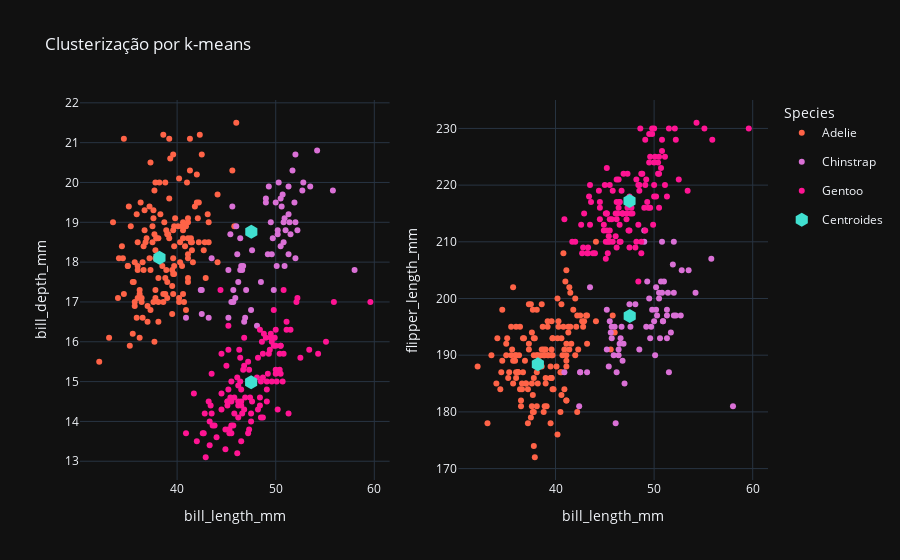

The code cell stored with this chart in its notebook:
### Markdown cell above
# 5 - Construa pelo 2 matriz de dispersão como realizada em aula indicando os pontos e centroides.

**Comece usando x='bill_length_mm' e y='bill_depth_mm' para analisar o primeiro gráfico e em seguida escolha outras variaveis para o segundo.**

### Code cell
df_clusters = pd.DataFrame({
    'bill_length_mm': penguins['bill_length_mm'],
    'bill_depth_mm': penguins['bill_depth_mm'],
    'body_mass_g': penguins['body_mass_g'],
    'flipper_length_mm': penguins['flipper_length_mm'],
    'cluster': k_means_penguins.labels_
})

custom_colors = {0:'orchid',
                 1: 'deeppink',
                 2: 'tomato'}

df_clusters['color'] = df_clusters['cluster'].map(custom_colors)
df_clusters['species'] = penguins['species']

unique_species = df_clusters['species'].unique()

fig = make_subplots(rows=1, cols = 2)

for species in unique_species:
    df_species = df_clusters[df_clusters['species'] == species]
    color_name = df_species['color'].iloc[0]
    fig.add_traces(go.Scatter(x =df_species['bill_length_mm'],
                          y= df_species['bill_depth_mm'],
                          mode = 'markers',
                          marker=dict(color = color_name),
                              name = species,
                              legendgroup = species
                          ),
               rows=1, cols=1)
    fig.add_traces(go.Scatter(x =df_species['bill_length_mm'],
                          y= df_species['flipper_length_mm'],
                          mode = 'markers',
                          marker=dict(color = color_name),
                              showlegend=False
                          ),
               rows=1, cols=2)



fig.add_traces(go.Scatter(x = ctr_orig[:,0],
                          y= ctr_orig[:,1],
                          mode = 'markers',
                          marker = dict(symbol = 'hexagon',
                                        size = 14,
                                        color = 'turquoise'),
                          name = 'Centroides'),
               rows=1, cols=1)

fig.add_traces(go.Scatter(x = ctr_orig[:,0],
                          y= ctr_orig[:,2],
                          mode = 'markers',
                          marker = dict(symbol = 'hexagon',
                                        size = 14,
                                        color = 'turquoise'),
                          name = 'Centroides',
                          showlegend=False),
               rows=1, cols=2)


fig.update_layout(title_text= 'Clusterização por k-means',
                  xaxis_title = 'bill_length_mm',
                  xaxis2_title = 'bill_length_mm',
                  yaxis_title = 'bill_depth_mm',
                  yaxis2_title = 'flipper_length_mm',
                  legend_title = 'Species')

### Figure 1 — Plotly figure (JSON) as saved in the notebook; plotly's stock layout.template omitted (floating-point values rounded to 4 significant figures; data arrays with more than 128 entries replaced by an {"elided": "..."} marker saying what was removed)
{"data": [{"legendgroup": "Adelie", "marker": {"color": "tomato"}, "mode": "markers", "name": "Adelie", "x": {"elided": "151 float values"}, "y": {"elided": "151 float values"}, "type": "scatter", "xaxis": "x", "yaxis": "y"}, {"marker": {"color": "tomato"}, "mode": "markers", "showlegend": false, "x": {"elided": "151 float values"}, "y": {"elided": "151 float values"}, "type": "scatter", "xaxis": "x2", "yaxis": "y2"}, {"legendgroup": "Chinstrap", "marker": {"color": "orchid"}, "mode": "markers", "name": "Chinstrap", "x": [46.5, 50.0, 51.3, 45.4, 52.7, 45.2, 46.1, 51.3, 46.0, 51.3, 46.6, 51.7, 47.0, 52.0, 45.9, 50.5, 50.3, 58.0, 46.4, 49.2, 42.4, 48.5, 43.2, 50.6, 46.7, 52.0, 50.5, 49.5, 46.4, 52.8, 40.9, 54.2, 42.5, 51.0, 49.7, 47.5, 47.6, 52.0, 46.9, 53.5, 49.0, 46.2, 50.9, 45.5, 50.9, 50.8, 50.1, 49.0, 51.5, 49.8, 48.1, 51.4, 45.7, 50.7, 42.5, 52.2, 45.2, 49.3, 50.2, 45.6, 51.9, 46.8, 45.7, 55.8, 43.5, 49.6, 50.8, 50.2], "y": [17.9, 19.5, 19.2, 18.7, 19.8, 17.8, 18.2, 18.2, 18.9, 19.9, 17.8, 20.3, 17.3, 18.1, 17.1, 19.6, 20.0, 17.8, 18.6, 18.2, 17.3, 17.5, 16.6, 19.4, 17.9, 19.0, 18.4, 19.0, 17.8, 20.0, 16.6, 20.8, 16.7, 18.8, 18.6, 16.8, 18.3, 20.7, 16.6, 19.9, 19.5, 17.5, 19.1, 17.0, 17.9, 18.5, 17.9, 19.6, 18.7, 17.3, 16.4, 19.0, 17.3, 19.7, 17.3, 18.8, 16.6, 19.9, 18.8, 19.4, 19.5, 16.5, 17.0, 19.8, 18.1, 18.2, 19.0, 18.7], "type": "scatter", "xaxis": "x", "yaxis": "y"}, {"marker": {"color": "orchid"}, "mode": "markers", "showlegend": false, "x": [46.5, 50.0, 51.3, 45.4, 52.7, 45.2, 46.1, 51.3, 46.0, 51.3, 46.6, 51.7, 47.0, 52.0, 45.9, 50.5, 50.3, 58.0, 46.4, 49.2, 42.4, 48.5, 43.2, 50.6, 46.7, 52.0, 50.5, 49.5, 46.4, 52.8, 40.9, 54.2, 42.5, 51.0, 49.7, 47.5, 47.6, 52.0, 46.9, 53.5, 49.0, 46.2, 50.9, 45.5, 50.9, 50.8, 50.1, 49.0, 51.5, 49.8, 48.1, 51.4, 45.7, 50.7, 42.5, 52.2, 45.2, 49.3, 50.2, 45.6, 51.9, 46.8, 45.7, 55.8, 43.5, 49.6, 50.8, 50.2], "y": [192.0, 196.0, 193.0, 188.0, 197.0, 198.0, 178.0, 197.0, 195.0, 198.0, 193.0, 194.0, 185.0, 201.0, 190.0, 201.0, 197.0, 181.0, 190.0, 195.0, 181.0, 191.0, 187.0, 193.0, 195.0, 197.0, 200.0, 200.0, 191.0, 205.0, 187.0, 201.0, 187.0, 203.0, 195.0, 199.0, 195.0, 210.0, 192.0, 205.0, 210.0, 187.0, 196.0, 196.0, 196.0, 201.0, 190.0, 212.0, 187.0, 198.0, 199.0, 201.0, 193.0, 203.0, 187.0, 197.0, 191.0, 203.0, 202.0, 194.0, 206.0, 189.0, 195.0, 207.0, 202.0, 193.0, 210.0, 198.0], "type": "scatter", "xaxis": "x2", "yaxis": "y2"}, {"legendgroup": "Gentoo", "marker": {"color": "deeppink"}, "mode": "markers", "name": "Gentoo", "x": [46.1, 50.0, 48.7, 50.0, 47.6, 46.5, 45.4, 46.7, 43.3, 46.8, 40.9, 49.0, 45.5, 48.4, 45.8, 49.3, 42.0, 49.2, 46.2, 48.7, 50.2, 45.1, 46.5, 46.3, 42.9, 46.1, 44.5, 47.8, 48.2, 50.0, 47.3, 42.8, 45.1, 59.6, 49.1, 48.4, 42.6, 44.4, 44.0, 48.7, 42.7, 49.6, 45.3, 49.6, 50.5, 43.6, 45.5, 50.5, 44.9, 45.2, 46.6, 48.5, 45.1, 50.1, 46.5, 45.0, 43.8, 45.5, 43.2, 50.4, 45.3, 46.2, 45.7, 54.3, 45.8, 49.8, 46.2, 49.5, 43.5, 50.7, 47.7, 46.4, 48.2, 46.5, 46.4, 48.6, 47.5, 51.1, 45.2, 45.2, 49.1, 52.5, 47.4, 50.0, 44.9, 50.8, 43.4, 51.3, 47.5, 52.1, 47.5, 52.2, 45.5, 49.5, 44.5, 50.8, 49.4, 46.9, 48.4, 51.1, 48.5, 55.9, 47.2, 49.1, 47.3, 46.8, 41.7, 53.4, 43.3, 48.1, 50.5, 49.8, 43.5, 51.5, 46.2, 55.1, 44.5, 48.8, 47.2, 46.8, 50.4, 45.2, 49.9], "y": [13.2, 16.3, 14.1, 15.2, 14.5, 13.5, 14.6, 15.3, 13.4, 15.4, 13.7, 16.1, 13.7, 14.6, 14.6, 15.7, 13.5, 15.2, 14.5, 15.1, 14.3, 14.5, 14.5, 15.8, 13.1, 15.1, 14.3, 15.0, 14.3, 15.3, 15.3, 14.2, 14.5, 17.0, 14.8, 16.3, 13.7, 17.3, 13.6, 15.7, 13.7, 16.0, 13.7, 15.0, 15.9, 13.9, 13.9, 15.9, 13.3, 15.8, 14.2, 14.1, 14.4, 15.0, 14.4, 15.4, 13.9, 15.0, 14.5, 15.3, 13.8, 14.9, 13.9, 15.7, 14.2, 16.8, 14.4, 16.2, 14.2, 15.0, 15.0, 15.6, 15.6, 14.8, 15.0, 16.0, 14.2, 16.3, 13.8, 16.4, 14.5, 15.6, 14.6, 15.9, 13.8, 17.3, 14.4, 14.2, 14.0, 17.0, 15.0, 17.1, 14.5, 16.1, 14.7, 15.7, 15.8, 14.6, 14.4, 16.5, 15.0, 17.0, 15.5, 15.0, 13.8, 16.1, 14.7, 15.8, 14.0, 15.1, 15.2, 15.9, 15.2, 16.3, 14.1, 16.0, 15.7, 16.2, 13.7, 14.3, 15.7, 14.8, 16.1], "type": "scatter", "xaxis": "x", "yaxis": "y"}, {"marker": {"color": "deeppink"}, "mode": "markers", "showlegend": false, "x": [46.1, 50.0, 48.7, 50.0, 47.6, 46.5, 45.4, 46.7, 43.3, 46.8, 40.9, 49.0, 45.5, 48.4, 45.8, 49.3, 42.0, 49.2, 46.2, 48.7, 50.2, 45.1, 46.5, 46.3, 42.9, 46.1, 44.5, 47.8, 48.2, 50.0, 47.3, 42.8, 45.1, 59.6, 49.1, 48.4, 42.6, 44.4, 44.0, 48.7, 42.7, 49.6, 45.3, 49.6, 50.5, 43.6, 45.5, 50.5, 44.9, 45.2, 46.6, 48.5, 45.1, 50.1, 46.5, 45.0, 43.8, 45.5, 43.2, 50.4, 45.3, 46.2, 45.7, 54.3, 45.8, 49.8, 46.2, 49.5, 43.5, 50.7, 47.7, 46.4, 48.2, 46.5, 46.4, 48.6, 47.5, 51.1, 45.2, 45.2, 49.1, 52.5, 47.4, 50.0, 44.9, 50.8, 43.4, 51.3, 47.5, 52.1, 47.5, 52.2, 45.5, 49.5, 44.5, 50.8, 49.4, 46.9, 48.4, 51.1, 48.5, 55.9, 47.2, 49.1, 47.3, 46.8, 41.7, 53.4, 43.3, 48.1, 50.5, 49.8, 43.5, 51.5, 46.2, 55.1, 44.5, 48.8, 47.2, 46.8, 50.4, 45.2, 49.9], "y": [211.0, 230.0, 210.0, 218.0, 215.0, 210.0, 211.0, 219.0, 209.0, 215.0, 214.0, 216.0, 214.0, 213.0, 210.0, 217.0, 210.0, 221.0, 209.0, 222.0, 218.0, 215.0, 213.0, 215.0, 215.0, 215.0, 216.0, 215.0, 210.0, 220.0, 222.0, 209.0, 207.0, 230.0, 220.0, 220.0, 213.0, 219.0, 208.0, 208.0, 208.0, 225.0, 210.0, 216.0, 222.0, 217.0, 210.0, 225.0, 213.0, 215.0, 210.0, 220.0, 210.0, 225.0, 217.0, 220.0, 208.0, 220.0, 208.0, 224.0, 208.0, 221.0, 214.0, 231.0, 219.0, 230.0, 214.0, 229.0, 220.0, 223.0, 216.0, 221.0, 221.0, 217.0, 216.0, 230.0, 209.0, 220.0, 215.0, 223.0, 212.0, 221.0, 212.0, 224.0, 212.0, 228.0, 218.0, 218.0, 212.0, 230.0, 218.0, 228.0, 212.0, 224.0, 214.0, 226.0, 216.0, 222.0, 203.0, 225.0, 219.0, 228.0, 215.0, 228.0, 216.0, 215.0, 210.0, 219.0, 208.0, 209.0, 216.0, 229.0, 213.0, 230.0, 217.0, 230.0, 217.0, 222.0, 214.0, 215.0, 222.0, 212.0, 213.0], "type": "scatter", "xaxis": "x2", "yaxis": "y2"}, {"marker": {"color": "turquoise", "size": 14, "symbol": "hexagon"}, "mode": "markers", "name": "Centroides", "x": [47.53, 47.5, 38.21], "y": [18.76, 14.98, 18.11], "type": "scatter", "xaxis": "x", "yaxis": "y"}, {"marker": {"color": "turquoise", "size": 14, "symbol": "hexagon"}, "mode": "markers", "name": "Centroides", "showlegend": false, "x": [47.53, 47.5, 38.21], "y": [196.9, 217.2, 188.4], "type": "scatter", "xaxis": "x2", "yaxis": "y2"}], "layout": {"xaxis": {"anchor": "y", "domain": [0.0, 0.45], "title": {"text": "bill_length_mm"}}, "yaxis": {"anchor": "x", "domain": [0.0, 1.0], "title": {"text": "bill_depth_mm"}}, "xaxis2": {"anchor": "y2", "domain": [0.55, 1.0], "title": {"text": "bill_length_mm"}}, "yaxis2": {"anchor": "x2", "domain": [0.0, 1.0], "title": {"text": "flipper_length_mm"}}, "title": {"text": "Clusterização por k-means"}, "legend": {"title": {"text": "Species"}}}}
